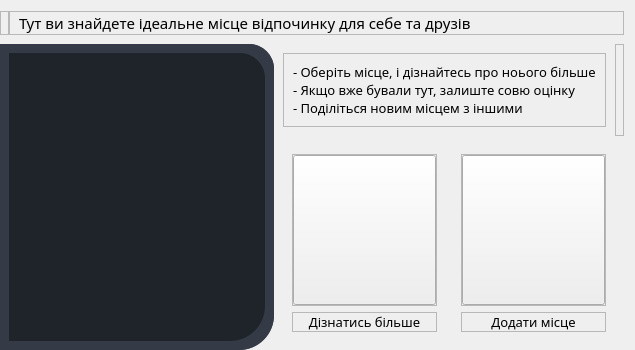
            <widget class="QWidget" name="searchPage">
             <layout class="QVBoxLayout" name="verticalLayout_15">
              <property name="spacing">
               <number>0</number>
              </property>
              <property name="leftMargin">
               <number>0</number>
              </property>
              <property name="bottomMargin">
               <number>0</number>
              </property>
              <item>
               <widget class="QWidget" name="widget_5" native="true">
                <layout class="QVBoxLayout" name="verticalLayout_16">
                 <property name="spacing">
                  <number>0</number>
                 </property>
                 <property name="leftMargin">
                  <number>0</number>
                 </property>
                 <property name="topMargin">
                  <number>0</number>
                 </property>
                 <property name="rightMargin">
                  <number>0</number>
                 </property>
                 <property name="bottomMargin">
                  <number>0</number>
                 </property>
                 <item alignment="Qt::AlignTop">
                  <widget class="QWidget" name="widget_6" native="true">
                   <layout class="QHBoxLayout" name="horizontalLayout_8">
                    <property name="spacing">
                     <number>0</number>
                    </property>
                    <property name="leftMargin">
                     <number>0</number>
                    </property>
                    <property name="topMargin">
                     <number>0</number>
                    </property>
                    <property name="rightMargin">
                     <number>0</number>
                    </property>
                    <property name="bottomMargin">
                     <number>0</number>
                    </property>
                    <item alignment="Qt::AlignLeft">
                     <widget class="QFrame" name="frame_11">
                      <property name="frameShape">
                       <enum>QFrame::StyledPanel</enum>
                      </property>
                      <property name="frameShadow">
                       <enum>QFrame::Raised</enum>
                      </property>
                      <layout class="QVBoxLayout" name="verticalLayout_17">
                       <property name="spacing">
                        <number>0</number>
                       </property>
                       <property name="leftMargin">
                        <number>0</number>
                       </property>
                       <property name="topMargin">
                        <number>0</number>
                       </property>
                       <property name="rightMargin">
                        <number>0</number>
                       </property>
                       <property name="bottomMargin">
                        <number>0</number>
                       </property>
                       <item>
                        <widget class="QLabel" name="titleSearhImgLbl">
                         <property name="maximumSize">
                          <size>
                           <width>50</width>
                           <height>50</height>
                          </size>
                         </property>
                         <property name="text">
                          <string/>
                         </property>
                         <property name="pixmap">
                          <pixmap resource="resourse.qrc">:/Imegs and Icon/icon/map-pin.svg</pixmap>
                         </property>
                         <property name="scaledContents">
                          <bool>true</bool>
                         </property>
                        </widget>
                       </item>
                      </layout>
                     </widget>
                    </item>
                    <item>
                     <widget class="QFrame" name="frame_12">
                      <property name="sizePolicy">
                       <sizepolicy hsizetype="Expanding" vsizetype="Preferred">
                        <horstretch>0</horstretch>
                        <verstretch>0</verstretch>
                       </sizepolicy>
                      </property>
                      <property name="frameShape">
                       <enum>QFrame::StyledPanel</enum>
                      </property>
                      <property name="frameShadow">
                       <enum>QFrame::Raised</enum>
                      </property>
                      <layout class="QVBoxLayout" name="verticalLayout_18">
                       <property name="spacing">
                        <number>0</number>
                       </property>
                       <property name="topMargin">
                        <number>0</number>
                       </property>
                       <property name="rightMargin">
                        <number>0</number>
                       </property>
                       <property name="bottomMargin">
                        <number>0</number>
                       </property>
                       <item>
                        <widget class="QLabel" name="titleSearhLbl">
                         <property name="font">
                          <font>
                           <family>Segoe Print</family>
                           <pointsize>11</pointsize>
                          </font>
                         </property>
                         <property name="text">
                          <string>&lt;html&gt;&lt;head/&gt;&lt;body&gt;&lt;p&gt;Тут ви знайдете ідеальне місце відпочинку для себе та друзів&lt;/p&gt;&lt;/body&gt;&lt;/html&gt;</string>
                         </property>
                        </widget>
                       </item>
                      </layout>
                     </widget>
                    </item>
                   </layout>
                  </widget>
                 </item>
                 <item>
                  <widget class="QWidget" name="widget_7" native="true">
                   <property name="sizePolicy">
                    <sizepolicy hsizetype="Preferred" vsizetype="Expanding">
                     <horstretch>0</horstretch>
                     <verstretch>0</verstretch>
                    </sizepolicy>
                   </property>
                   <layout class="QHBoxLayout" name="horizontalLayout_9">
                    <property name="spacing">
                     <number>0</number>
                    </property>
                    <property name="leftMargin">
                     <number>0</number>
                    </property>
                    <property name="rightMargin">
                     <number>0</number>
                    </property>
                    <property name="bottomMargin">
                     <number>0</number>
                    </property>
                    <item>
                     <widget class="QWidget" name="widget_8" native="true">
                      <property name="styleSheet">
                       <string notr="true">background-color: transparent;
background-color: rgb(52, 59, 71);
border-top-right-radius: 25px;
border-bottom-right-radius: 35px;
</string>
                      </property>
                      <layout class="QVBoxLayout" name="verticalLayout_22">
                       <property name="spacing">
                        <number>0</number>
                       </property>
                       <property name="leftMargin">
                        <number>0</number>
                       </property>
                       <property name="topMargin">
                        <number>0</number>
                       </property>
                       <property name="rightMargin">
                        <number>0</number>
                       </property>
                       <property name="bottomMargin">
                        <number>0</number>
                       </property>
                       <item>
                        <widget class="QFrame" name="frame_14">
                         <property name="frameShape">
                          <enum>QFrame::StyledPanel</enum>
                         </property>
                         <property name="frameShadow">
                          <enum>QFrame::Raised</enum>
                         </property>
                         <layout class="QVBoxLayout" name="verticalLayout_23">
                          <item>
                           <widget class="QListWidget" name="placeList">
                            <property name="font">
                             <font>
                              <pointsize>11</pointsize>
                              <bold>true</bold>
                             </font>
                            </property>
                            <property name="styleSheet">
                             <string notr="true">background-color: rgb(31, 35, 42);
border-top-right-radius: 25px;
border-bottom-right-radius: 35px;</string>
                            </property>
                            <property name="autoScroll">
                             <bool>true</bool>
                            </property>
                            <property name="tabKeyNavigation">
                             <bool>true</bool>
                            </property>
                            <property name="selectionMode">
                             <enum>QAbstractItemView::NoSelection</enum>
                            </property>
                            <property name="iconSize">
                             <size>
                              <width>40</width>
                              <height>40</height>
                             </size>
                            </property>
                            <property name="verticalScrollMode">
                             <enum>QAbstractItemView::ScrollPerItem</enum>
                            </property>
                            <property name="movement">
                             <enum>QListView::Static</enum>
                            </property>
                            <property name="flow">
                             <enum>QListView::TopToBottom</enum>
                            </property>
                            <property name="spacing">
                             <number>11</number>
                            </property>
                            <property name="viewMode">
                             <enum>QListView::ListMode</enum>
                            </property>
                            <property name="uniformItemSizes">
                             <bool>false</bool>
                            </property>
                            <property name="sortingEnabled">
                             <bool>false</bool>
                            </property>
                           </widget>
                          </item>
                         </layout>
                        </widget>
                       </item>
                      </layout>
                     </widget>
                    </item>
                    <item>
                     <widget class="QWidget" name="widget_9" native="true">
                      <layout class="QVBoxLayout" name="verticalLayout_19">
                       <property name="spacing">
                        <number>0</number>
                       </property>
                       <property name="leftMargin">
                        <number>0</number>
                       </property>
                       <property name="topMargin">
                        <number>0</number>
                       </property>
                       <property name="rightMargin">
                        <number>0</number>
                       </property>
                       <property name="bottomMargin">
                        <number>0</number>
                       </property>
                       <item>
                        <widget class="QWidget" name="widget_11" native="true">
                         <property name="sizePolicy">
                          <sizepolicy hsizetype="Expanding" vsizetype="Expanding">
                           <horstretch>0</horstretch>
                           <verstretch>0</verstretch>
                          </sizepolicy>
                         </property>
                         <layout class="QHBoxLayout" name="horizontalLayout_10">
                          <property name="spacing">
                           <number>0</number>
                          </property>
                          <property name="leftMargin">
                           <number>0</number>
                          </property>
                          <property name="topMargin">
                           <number>0</number>
                          </property>
                          <property name="rightMargin">
                           <number>0</number>
                          </property>
                          <property name="bottomMargin">
                           <number>0</number>
                          </property>
                          <item>
                           <widget class="QWidget" name="widget_13" native="true">
                            <layout class="QVBoxLayout" name="verticalLayout_24">
                             <item>
                              <widget class="QFrame" name="frame_15">
                               <property name="frameShape">
                                <enum>QFrame::StyledPanel</enum>
                               </property>
                               <property name="frameShadow">
                                <enum>QFrame::Raised</enum>
                               </property>
                               <layout class="QVBoxLayout" name="verticalLayout_25">
                                <item>
                                 <widget class="QLabel" name="searchDescpLbl">
                                  <property name="font">
                                   <font>
                                    <family>Segoe Print</family>
                                    <pointsize>10</pointsize>
                                   </font>
                                  </property>
                                  <property name="lineWidth">
                                   <number>1</number>
                                  </property>
                                  <property name="text">
                                   <string>&lt;html&gt;&lt;head/&gt;&lt;body&gt;&lt;p&gt;- Оберіть місце, і дізнайтесь про ноього більше&lt;br/&gt;- Якщо вже бували тут, залиште совю оцінку&lt;br/&gt;- Поділіться новим місцем з іншими&lt;/p&gt;&lt;/body&gt;&lt;/html&gt;</string>
                                  </property>
                                  <property name="alignment">
                                   <set>Qt::AlignLeading|Qt::AlignLeft|Qt::AlignTop</set>
                                  </property>
                                 </widget>
                                </item>
                               </layout>
                              </widget>
                             </item>
                            </layout>
                           </widget>
                          </item>
                          <item>
                           <widget class="QWidget" name="widget_12" native="true">
                            <layout class="QVBoxLayout" name="verticalLayout_20">
                             <property name="spacing">
                              <number>0</number>
                             </property>
                             <property name="leftMargin">
                              <number>0</number>
                             </property>
                             <property name="topMargin">
                              <number>0</number>
                             </property>
                             <property name="rightMargin">
                              <number>0</number>
                             </property>
                             <property name="bottomMargin">
                              <number>0</number>
                             </property>
                             <item>
                              <widget class="QFrame" name="frame_13">
                               <property name="frameShape">
                                <enum>QFrame::StyledPanel</enum>
                               </property>
                               <property name="frameShadow">
                                <enum>QFrame::Raised</enum>
                               </property>
                               <layout class="QVBoxLayout" name="verticalLayout_21">
                                <property name="spacing">
                                 <number>0</number>
                                </property>
                                <property name="leftMargin">
                                 <number>0</number>
                                </property>
                                <property name="topMargin">
                                 <number>0</number>
                                </property>
                                <property name="rightMargin">
                                 <number>0</number>
                                </property>
                                <property name="bottomMargin">
                                 <number>0</number>
                                </property>
                                <item alignment="Qt::AlignRight">
                                 <widget class="QLabel" name="searchFrontImg">
                                  <property name="maximumSize">
                                   <size>
                                    <width>250</width>
                                    <height>250</height>
                                   </size>
                                  </property>
                                  <property name="styleSheet">
                                   <string notr="true"/>
                                  </property>
                                  <property name="text">
                                   <string/>
                                  </property>
                                  <property name="pixmap">
                                   <pixmap resource="resourse.qrc">:/Imegs and Icon/imgs/searchFront.jfif</pixmap>
                                  </property>
                                  <property name="scaledContents">
                                   <bool>true</bool>
                                  </property>
                                 </widget>
                                </item>
                               </layout>
                              </widget>
                             </item>
                            </layout>
                           </widget>
                          </item>
                         </layout>
                        </widget>
                       </item>
                       <item>
                        <widget class="QWidget" name="widget_10" native="true">
                         <property name="sizePolicy">
                          <sizepolicy hsizetype="Expanding" vsizetype="Expanding">
                           <horstretch>0</horstretch>
                           <verstretch>0</verstretch>
                          </sizepolicy>
                         </property>
                         <layout class="QHBoxLayout" name="horizontalLayout_11">
                          <item>
                           <widget class="QWidget" name="widget_14" native="true">
                            <layout class="QVBoxLayout" name="verticalLayout_26">
                             <item>
                              <widget class="QFrame" name="frame_16">
                               <property name="sizePolicy">
                                <sizepolicy hsizetype="Preferred" vsizetype="Expanding">
                                 <horstretch>0</horstretch>
                                 <verstretch>0</verstretch>
                                </sizepolicy>
                               </property>
                               <property name="frameShape">
                                <enum>QFrame::StyledPanel</enum>
                               </property>
                               <property name="frameShadow">
                                <enum>QFrame::Raised</enum>
                               </property>
                               <layout class="QVBoxLayout" name="verticalLayout_28">
                                <property name="spacing">
                                 <number>0</number>
                                </property>
                                <property name="leftMargin">
                                 <number>0</number>
                                </property>
                                <property name="topMargin">
                                 <number>0</number>
                                </property>
                                <property name="rightMargin">
                                 <number>0</number>
                                </property>
                                <property name="bottomMargin">
                                 <number>0</number>
                                </property>
                                <item alignment="Qt::AlignBottom">
                                 <widget class="QPushButton" name="additionalBtn">
                                  <property name="minimumSize">
                                   <size>
                                    <width>100</width>
                                    <height>150</height>
                                   </size>
                                  </property>
                                  <property name="text">
                                   <string/>
                                  </property>
                                  <property name="icon">
                                   <iconset resource="resourse.qrc">
                                    <normaloff>:/Imegs and Icon/icon/book-open.svg</normaloff>:/Imegs and Icon/icon/book-open.svg</iconset>
                                  </property>
                                  <property name="iconSize">
                                   <size>
                                    <width>140</width>
                                    <height>150</height>
                                   </size>
                                  </property>
                                 </widget>
                                </item>
                               </layout>
                              </widget>
                             </item>
                             <item>
                              <widget class="QFrame" name="frame_17">
                               <property name="frameShape">
                                <enum>QFrame::StyledPanel</enum>
                               </property>
                               <property name="frameShadow">
                                <enum>QFrame::Raised</enum>
                               </property>
                               <layout class="QVBoxLayout" name="verticalLayout_27">
                                <property name="spacing">
                                 <number>0</number>
                                </property>
                                <property name="leftMargin">
                                 <number>0</number>
                                </property>
                                <property name="topMargin">
                                 <number>0</number>
                                </property>
                                <property name="rightMargin">
                                 <number>0</number>
                                </property>
                                <property name="bottomMargin">
                                 <number>0</number>
                                </property>
                                <item alignment="Qt::AlignBottom">
                                 <widget class="QLabel" name="searhBtnLbl1">
                                  <property name="font">
                                   <font>
                                    <family>Segoe Print</family>
                                    <pointsize>10</pointsize>
                                   </font>
                                  </property>
                                  <property name="text">
                                   <string>Дізнатись більше</string>
                                  </property>
                                  <property name="alignment">
                                   <set>Qt::AlignCenter</set>
                                  </property>
                                 </widget>
                                </item>
                               </layout>
                              </widget>
                             </item>
                            </layout>
                           </widget>
                          </item>
                          <item>
                           <widget class="QWidget" name="widget_15" native="true">
                            <layout class="QVBoxLayout" name="verticalLayout_29">
                             <item>
                              <widget class="QFrame" name="frame_18">
                               <property name="sizePolicy">
                                <sizepolicy hsizetype="Preferred" vsizetype="Expanding">
                                 <horstretch>0</horstretch>
                                 <verstretch>0</verstretch>
                                </sizepolicy>
                               </property>
                               <property name="frameShape">
                                <enum>QFrame::StyledPanel</enum>
                               </property>
                               <property name="frameShadow">
                                <enum>QFrame::Raised</enum>
                               </property>
                               <layout class="QVBoxLayout" name="verticalLayout_31">
                                <property name="spacing">
                                 <number>0</number>
                                </property>
                                <property name="leftMargin">
                                 <number>0</number>
                                </property>
                                <property name="topMargin">
                                 <number>0</number>
                                </property>
                                <property name="rightMargin">
                                 <number>0</number>
                                </property>
                                <property name="bottomMargin">
                                 <number>0</number>
                                </property>
                                <item alignment="Qt::AlignBottom">
                                 <widget class="QPushButton" name="pushButton_4">
                                  <property name="minimumSize">
                                   <size>
                                    <width>100</width>
                                    <height>150</height>
                                   </size>
                                  </property>
                                  <property name="text">
                                   <string/>
                                  </property>
                                  <property name="icon">
                                   <iconset resource="resourse.qrc">
                                    <normaloff>:/Imegs and Icon/icon/edit-3.svg</normaloff>:/Imegs and Icon/icon/edit-3.svg</iconset>
                                  </property>
                                  <property name="iconSize">
                                   <size>
                                    <width>140</width>
                                    <height>150</height>
                                   </size>
                                  </property>
                                 </widget>
                                </item>
                               </layout>
                              </widget>
                             </item>
                             <item>
                              <widget class="QFrame" name="frame_19">
                               <property name="frameShape">
                                <enum>QFrame::StyledPanel</enum>
                               </property>
                               <property name="frameShadow">
                                <enum>QFrame::Raised</enum>
                               </property>
                               <layout class="QVBoxLayout" name="verticalLayout_30">
                                <property name="spacing">
                                 <number>0</number>
                                </property>
                                <property name="leftMargin">
                                 <number>0</number>
                                </property>
                                <property name="topMargin">
                                 <number>0</number>
                                </property>
                                <property name="rightMargin">
                                 <number>0</number>
                                </property>
                                <property name="bottomMargin">
                                 <number>0</number>
                                </property>
                                <item alignment="Qt::AlignBottom">
                                 <widget class="QLabel" name="searchBtnLbl2">
                                  <property name="font">
                                   <font>
                                    <family>Segoe Print</family>
                                    <pointsize>10</pointsize>
                                   </font>
                                  </property>
                                  <property name="text">
                                   <string>Додати місце</string>
                                  </property>
                                  <property name="alignment">
                                   <set>Qt::AlignCenter</set>
                                  </property>
                                 </widget>
                                </item>
                               </layout>
                              </widget>
                             </item>
                            </layout>
                           </widget>
                          </item>
                         </layout>
                        </widget>
                       </item>
                      </layout>
                     </widget>
                    </item>
                   </layout>
                  </widget>
                 </item>
                </layout>
               </widget>
              </item>
             </layout>
            </widget>
